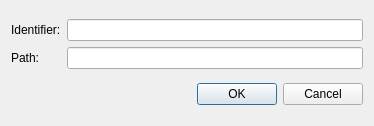
<ui version="4.0" >
 <class>Dialog</class>
 <widget class="QDialog" name="Dialog" >
  <property name="geometry" >
   <rect>
    <x>0</x>
    <y>0</y>
    <width>374</width>
    <height>126</height>
   </rect>
  </property>
  <property name="windowTitle" >
   <string>Create an Application</string>
  </property>
  <layout class="QVBoxLayout" name="verticalLayout" >
   <item>
    <layout class="QGridLayout" name="gridLayout" >
     <item row="0" column="0" >
      <widget class="QLabel" name="label" >
       <property name="text" >
        <string>Identifier:</string>
       </property>
      </widget>
     </item>
     <item row="0" column="1" >
      <widget class="QLineEdit" name="id_text" />
     </item>
     <item row="1" column="0" >
      <widget class="QLabel" name="label_2" >
       <property name="text" >
        <string>Path:</string>
       </property>
      </widget>
     </item>
     <item row="1" column="1" >
      <widget class="QLineEdit" name="path_text" />
     </item>
    </layout>
   </item>
   <item>
    <widget class="QDialogButtonBox" name="buttonBox" >
     <property name="orientation" >
      <enum>Qt::Horizontal</enum>
     </property>
     <property name="standardButtons" >
      <set>QDialogButtonBox::Cancel|QDialogButtonBox::Ok</set>
     </property>
    </widget>
   </item>
  </layout>
 </widget>
 <tabstops>
  <tabstop>id_text</tabstop>
  <tabstop>path_text</tabstop>
  <tabstop>buttonBox</tabstop>
 </tabstops>
 <resources/>
 <connections>
  <connection>
   <sender>buttonBox</sender>
   <signal>rejected()</signal>
   <receiver>Dialog</receiver>
   <slot>reject()</slot>
   <hints>
    <hint type="sourcelabel" >
     <x>316</x>
     <y>260</y>
    </hint>
    <hint type="destinationlabel" >
     <x>286</x>
     <y>274</y>
    </hint>
   </hints>
  </connection>
 </connections>
</ui>
